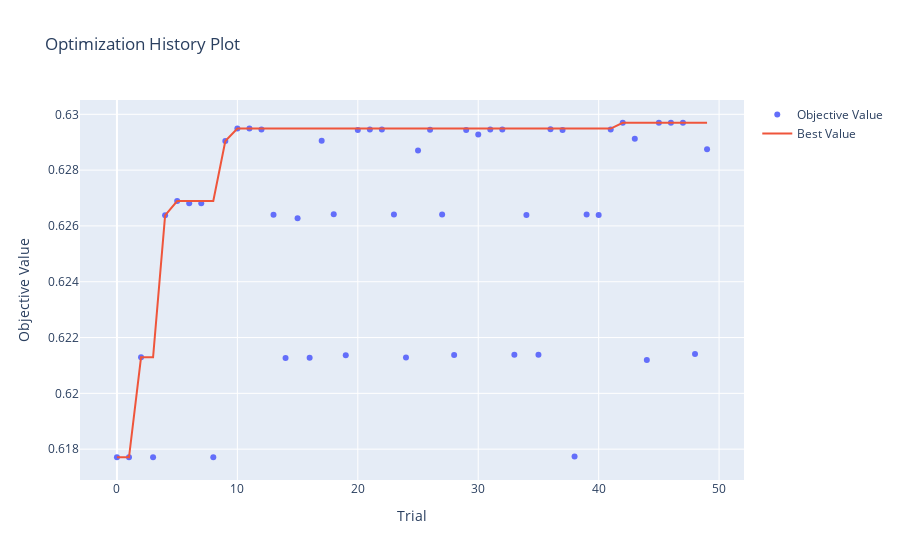

Notebook source saved alongside this figure:
### Code cell
optuna.visualization.plot_optimization_history(study_kmeans)
